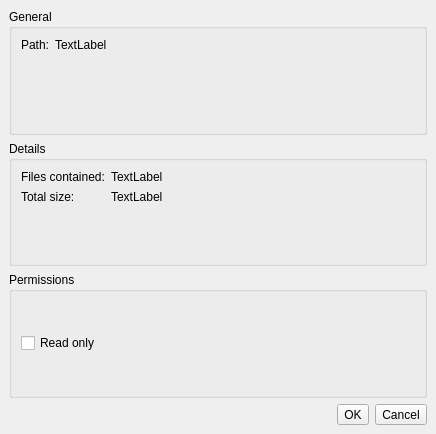
<?xml version="1.0" encoding="UTF-8"?>
<ui version="4.0">
 <class>PropertiesWindow</class>
 <widget class="QMainWindow" name="PropertiesWindow">
  <property name="geometry">
   <rect>
    <x>0</x>
    <y>0</y>
    <width>436</width>
    <height>434</height>
   </rect>
  </property>
  <property name="windowTitle">
   <string>MainWindow</string>
  </property>
  <widget class="QWidget" name="centralwidget">
   <layout class="QVBoxLayout" name="verticalLayout">
    <item>
     <widget class="QGroupBox" name="groupBox">
      <property name="title">
       <string>General</string>
      </property>
      <layout class="QGridLayout" name="gridLayout">
       <item row="0" column="0">
        <layout class="QFormLayout" name="formLayout">
         <item row="0" column="0">
          <widget class="QLabel" name="label">
           <property name="text">
            <string>Path:</string>
           </property>
          </widget>
         </item>
         <item row="0" column="1">
          <widget class="QLabel" name="label_2">
           <property name="text">
            <string>TextLabel</string>
           </property>
          </widget>
         </item>
        </layout>
       </item>
      </layout>
     </widget>
    </item>
    <item>
     <widget class="QGroupBox" name="groupBox_3">
      <property name="title">
       <string>Details</string>
      </property>
      <layout class="QFormLayout" name="formLayout_2">
       <item row="0" column="1">
        <widget class="QLabel" name="label_4">
         <property name="text">
          <string>TextLabel</string>
         </property>
        </widget>
       </item>
       <item row="1" column="0">
        <widget class="QLabel" name="label_5">
         <property name="text">
          <string>Total size:</string>
         </property>
        </widget>
       </item>
       <item row="1" column="1">
        <widget class="QLabel" name="label_6">
         <property name="text">
          <string>TextLabel</string>
         </property>
        </widget>
       </item>
       <item row="0" column="0">
        <widget class="QLabel" name="label_3">
         <property name="text">
          <string>Files contained:</string>
         </property>
        </widget>
       </item>
      </layout>
     </widget>
    </item>
    <item>
     <widget class="QGroupBox" name="groupBox_2">
      <property name="title">
       <string>Permissions</string>
      </property>
      <layout class="QGridLayout" name="gridLayout_2">
       <item row="0" column="0">
        <widget class="QCheckBox" name="checkBox">
         <property name="text">
          <string>Read only</string>
         </property>
        </widget>
       </item>
      </layout>
     </widget>
    </item>
    <item>
     <layout class="QHBoxLayout" name="horizontalLayout">
      <item>
       <spacer name="horizontalSpacer">
        <property name="orientation">
         <enum>Qt::Horizontal</enum>
        </property>
        <property name="sizeHint" stdset="0">
         <size>
          <width>40</width>
          <height>20</height>
         </size>
        </property>
       </spacer>
      </item>
      <item>
       <widget class="QToolButton" name="toolButton">
        <property name="text">
         <string>OK</string>
        </property>
       </widget>
      </item>
      <item>
       <widget class="QToolButton" name="toolButton_2">
        <property name="text">
         <string>Cancel</string>
        </property>
       </widget>
      </item>
     </layout>
    </item>
   </layout>
  </widget>
 </widget>
 <resources/>
 <connections/>
</ui>
